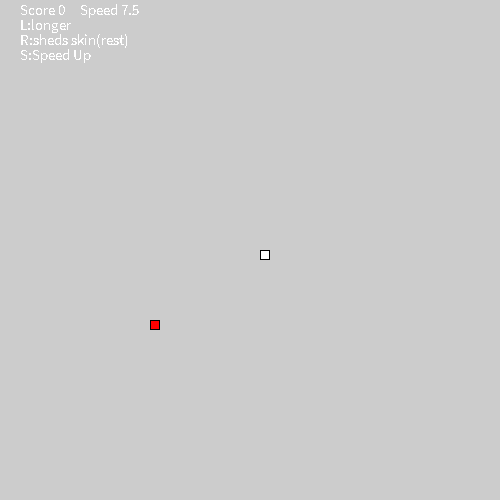
Frame 1 (no input)
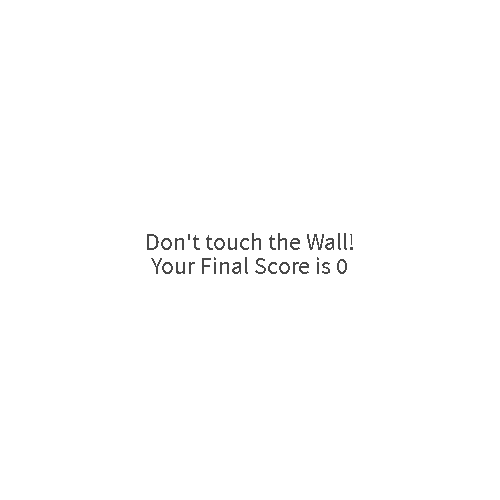
Frame 60 (the mouse pressed at the canvas centre just before this capture)
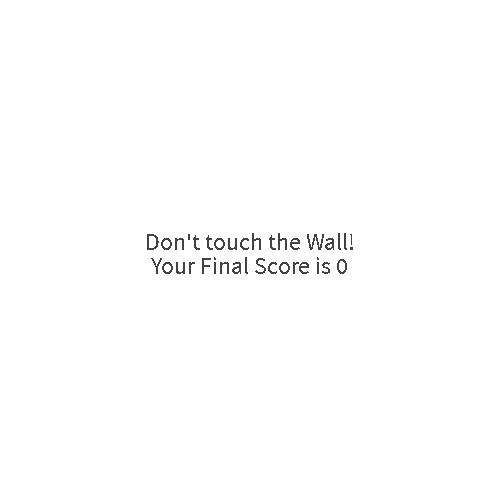
Frame 120 (the mouse held since frame 60 and released just before this capture)

The Processing sketch that drew these frames (run headless with seeded random() and noise(); from frame 60 on, the mouse is pressed at the canvas centre):

// Processing sketch: processing_53269
// ── processing_53269.pde

int gameover=0;//0=gameover 1=touch wall 2=kill by self
int egg=1;
int fruit=1;
int headX,headY;
int dir;
float speed;
int [] headDirX={1,0,-1,0};
int [] headDirY={0,1,0,-1};//Use array to select direction
int [] tail=new int[50*50];
public static int scr=0;
//boolean re=false;
int SnakeScr;
//import processing.opengl.*;
void setup(){
  size(500,500);
  //background(20,40,50);
  noSmooth();
  headX=25;
  headY=25;
  dir=0;
  //X-->1,Y-->0 Right
  //X-->-1,Y-->0 Left
  //X-->0,Y-->1 Down
  //X-->0,Y-->-1 Up
  speed=6;
  frameRate(6);//set framerate
  for(int i=0;i<50*50;i++){
    tail[i]=0;
  }
  NextFruit();
}
void draw(){
  background(204);
  frameRate(speed);
  //draw a head
  //rect(headX,headY,9,9);
  if(gameover==1){
    background(255);
    walltoword();
  }else if(gameover==2){
    background(255);
    selftoword();
  }else{
    SnakeMove();//let Snake Move
    Score();
    
  }
  //println(dir);
}
void SnakeMove(){
  headX+=headDirX[dir];
  headY+=headDirY[dir];
  if(headX<0||headX==50||headY<0||headY==50){
    gameover=1;
    //walltoword();
    return;
  }
  if(tail[headX+headY*50]>0){
    gameover=2;
    return;
  }
  if(tail[headX+headY*50]==-1){
    egg+=fruit;
    fruit++;
    tail[headX+headY*50]=0;
    NextFruit();
  }
  tail[headX+headY*50]=egg;
  for(int i=0;i<50*50;i++){
    if(tail[i]==-1){
      int nowX=i%50;
      int nowY=i/50;
      fill(255,0,0);
      rect(nowX*10,nowY*10,9,9);
      //box(10,10,10);
      fill(255);
    }else if(tail[i]!=0){
      tail[i]=tail[i]-1;
      int nowX=i%50;
      int nowY=i/50;
      rect(nowX*10,nowY*10,9,9);
    }
  }
}
void NextFruit(){
  int nowEmpty=0;
  for(int i=0;i<50*50;i++){
    if(tail[i]==0){
      nowEmpty++;
    }
  }
  int r=int (random(nowEmpty));
  for(int i=0;i<50*50;i++){
    if(tail[i]==0){
      r--;
      if(r<=0){
        tail[i]=-1;
        scr++;
        speed+=1.5;
        SnakeScr=scr;
        println("Speed "+speed);
        println("Score "+(SnakeScr-1));
        break;
      }
    }
  }
}
void walltoword(){
  //int Testscr=Integer.parseInt(scr);
  String Testscr=String.valueOf(scr-1);
  textSize(24);
  textAlign(CENTER);
  fill(random(50,100));
  text("Don't touch the Wall!",width/2,height/2);
  text("Your Final Score is "+Testscr,width/2,height/2+24); 
  //text(scr);
}
void selftoword(){
  String Testscr=String.valueOf(scr-1);
  textSize(24);
  textAlign(CENTER);
  fill(random(50,100));
  text("I hurtd meself!!",width/2,height/2);
  text("Your Final Score is "+Testscr,width/2,height/2+24); 
}
void Score(){
  String Screenscr=String.valueOf(scr-1);
  String infospeed=String.valueOf(speed);
  textSize(15);
  textAlign(LEFT);
  text("Score "+Screenscr,20,15);
  text("Speed "+speed,80,15);
  text("L:longer",20,30);
  text("R:sheds skin(rest)",20,45);
  text("S:Speed Up",20,60);
}
void shedSkin(){
  gameover=0;
  egg=1;
  fruit=1;
  scr=1;
}
  
void keyPressed(){
  //use keyboard to move the snake
  if(keyCode==RIGHT){
    if(dir!=2)
    dir=0;
    println("Snake turn Right");
  }else if(keyCode==LEFT){
    if(dir!=0)
    dir=2;
    println("Snake turn Lift");
  }else if(keyCode==DOWN){
    if(dir!=3)
    dir=1;
    println("Snake turn Down");
  }else if(keyCode==UP){
    if(dir!=1)
    dir=3;
    println("Snake turn UP");
  }
  if(key=='l'||key=='L'){
    egg+=fruit;
    fruit++;
    println("Amazing!");
  }
  if(key=='r'||key=='R'){
    shedSkin();
    println("Snake sheds its skin!");
    //re=true;
  }if(key=='s'||key=='S'){
    speed++;
    println("Speed "+speed);
  }
}
